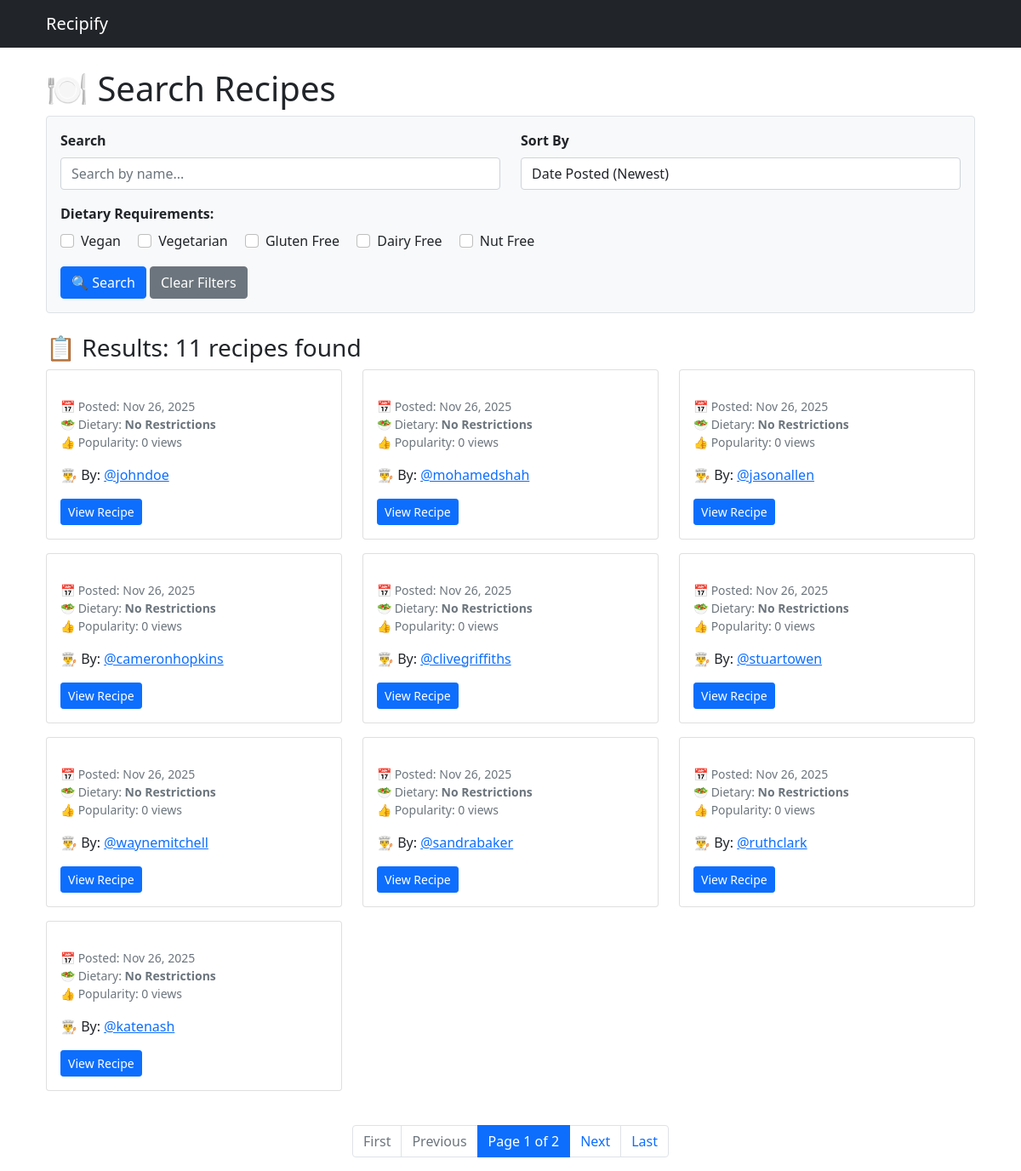
Page /recipes/search/ on the earlier database version.
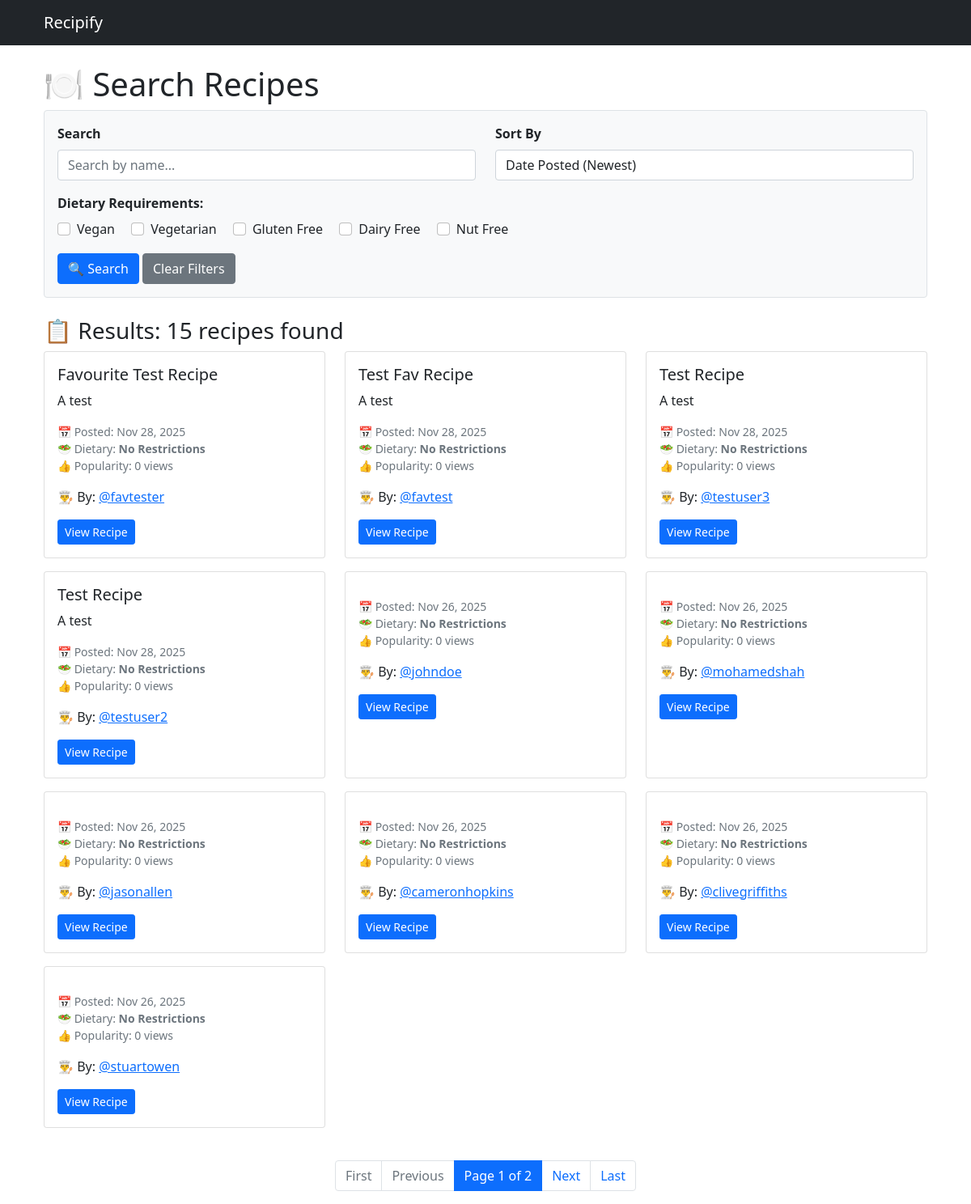
Same page on the later database version.
### recipes/models/recipe.py (models this page shows, shortened)
class Recipe(models.Model):
    DIETARY_CHOICES = [
        ("vegan", "Vegan"),
        ("vegetarian", "Vegetarian"),
        ("gluten_free", "Gluten Free"),
        ("dairy_free", "Dairy Free"),
        ("nut_free", "Nut Free"),
        ("none", "No Restrictions"),
    ]
    author = models.ForeignKey(
        settings.AUTH_USER_MODEL,
        on_delete=models.CASCADE,
        related_name="recipes",
    )
    title = models.CharField(max_length=200)
    summary = models.CharField(max_length=255, blank=True)
    ingredients = models.TextField(help_text="List ingredients separated by commas")
    instructions = models.TextField()
    name = models.CharField(max_length=255)
    description = models.TextField()
    prep_time_minutes = models.PositiveIntegerField(blank=True, null=True)
    cook_time_minutes = models.PositiveIntegerField(blank=True, null=True)
    servings = models.PositiveSmallIntegerField(blank=True, null=True)
    is_published = models.BooleanField(default=True)
    cooking_time = models.PositiveIntegerField(
        help_text="Cooking time in minutes", default=0
    )
    difficulty = models.CharField(
        max_length=10,
        choices=[
            ("easy", "Easy"),
            ("medium", "Medium"),
            ("hard", "Hard"),
        ],
        default="easy",
    )
    date_posted = models.DateTimeField(auto_now_add=True)
    dietary_requirement = models.CharField(
        max_length=50, choices=DIETARY_CHOICES, default="none"
    )
    popularity = models.IntegerField(default=0)
    created_at = models.DateTimeField(default=timezone.now, editable=False)
    updated_at = models.DateTimeField(auto_now=True)
    class Meta:
        ordering = ["-created_at", "-date_posted"]
    likes = models.ManyToManyField(
        settings.AUTH_USER_MODEL,
        related_name="liked_recipes",
        through="Like",
        blank=True,
    )

### recipes/models/user.py (models this page shows, shortened)
class User(AbstractUser):
    username = models.CharField(
        max_length=30,
        unique=True,
        validators=[RegexValidator(
            regex=r'^@\w{3,}$',
            message='Username must consist of @ followed by at least three alphanumericals'
        )]
    )
    first_name = models.CharField(max_length=50, blank=False)
    last_name = models.CharField(max_length=50, blank=False)
    email = models.EmailField(unique=True, blank=False)
    class Meta:
        ordering = ['last_name', 'first_name']

### recipes/views/recipe_search_view.py (the view)
# urls.py: path("recipes/search/", recipe_search, name="recipe_search"),
def recipe_search(request):
    recipes = Recipe.objects.all()
    if request.GET.get('search'):
        search_term = request.GET.get('search')
        recipes = recipes.filter(
            Q(name__icontains=search_term) |
            Q(description__icontains=search_term)
        )
    dietary_filters = request.GET.getlist('dietary_requirement')
    if dietary_filters:
        recipes = recipes.filter(dietary_requirement__in=dietary_filters)
    sort_by = request.GET.get('sort_by', 'date')
    if sort_by == 'date':
        recipes = recipes.order_by('-date_posted')
    elif sort_by == '-date':
        recipes = recipes.order_by('date_posted')
    elif sort_by == 'popularity':
        recipes = recipes.order_by('-popularity')
    elif sort_by == '-popularity':
        recipes = recipes.order_by('popularity')
    elif sort_by == 'name':
        recipes = recipes.order_by('name')
    paginator = Paginator(recipes, 10)
    page_number = request.GET.get('page')
    page_obj = paginator.get_page(page_number)
    query_params = request.GET.copy()
    query_params.pop('page', None)
    context = {
        'form': RecipeFilterForm(request.GET or None),
        'page_obj': page_obj,
        'recipes': page_obj.object_list,
        'querystring': query_params.urlencode(),
        'selected_dietary': dietary_filters,
    }
    return render(request, 'recipes_search.html', context)

### recipes/forms/recipe_filter_form.py
class RecipeFilterForm(forms.Form):
    search = forms.CharField(
        max_length=100,
        required=False,
        widget=forms.TextInput(attrs={
            'class': 'form-control',
            'placeholder': 'Search by name...'
        })
    )
    dietary_requirement = forms.MultipleChoiceField(
        choices=Recipe.DIETARY_CHOICES,
        required=False,
        widget=forms.CheckboxSelectMultiple,
        label='Dietary Requirements'
    )
    sort_by = forms.ChoiceField(
        choices=[
            ('date', 'Date Posted (Newest)'),
            ('-date', 'Date Posted (Oldest)'),
            ('popularity', 'Popularity (High to Low)'),
            ('-popularity', 'Popularity (Low to High)'),
            ('name', 'Name (A-Z)'),
        ],
        required=False,
        initial='date',
        widget=forms.Select(attrs={'class': 'form-control'}),
        label='Sort By'
    )

### recipes/templates/recipes_search.html (shortened to what this page needs)
{% extends 'base_content.html' %}
{% block content %}
<div class="container mt-4">
    <h1>🍽️ Search Recipes</h1>
    <form method="get" class="mb-4 p-3 border rounded bg-light">
        <div class="row">
            <div class="col-md-6">
                <div class="mb-3">
                    <label class="form-label"><strong>Search</strong></label>
                    <input type="text" name="search" class="form-control" placeholder="Search by name..." value="{{ request.GET.search }}">
                </div>
            </div>
            <div class="col-md-6">
                <div class="mb-3">
                    <label class="form-label"><strong>Sort By</strong></label>
                    <select name="sort_by" class="form-control">
                        <option value="date" {% if request.GET.sort_by == 'date' or not request.GET.sort_by %}selected{% endif %}>Date Posted (Newest)</option>
                    </select>
                </div>
            </div>
        </div>
        <div class="mb-3">
            <label class="form-label"><strong>Dietary Requirements:</strong></label>
            <div>
                <div class="form-check form-check-inline">
                    <input class="form-check-input" type="checkbox" name="dietary_requirement" value="vegan" id="vegan" {% if 'vegan' in selected_dietary %}checked{% endif %}>
                    <label class="form-check-label" for="vegan">Vegan</label>
                </div>
                <div class="form-check form-check-inline">
                    <input class="form-check-input" type="checkbox" name="dietary_requirement" value="vegetarian" id="vegetarian" {% if 'vegetarian' in selected_dietary %}checked{% endif %}>
                    <label class="form-check-label" for="vegetarian">Vegetarian</label>
                </div>
                <div class="form-check form-check-inline">
                    <input class="form-check-input" type="checkbox" name="dietary_requirement" value="gluten_free" id="gluten_free" {% if 'gluten_free' in selected_dietary %}checked{% endif %}>
                    <label class="form-check-label" for="gluten_free">Gluten Free</label>
                </div>
                <div class="form-check form-check-inline">
                    <input class="form-check-input" type="checkbox" name="dietary_requirement" value="dairy_free" id="dairy_free" {% if 'dairy_free' in selected_dietary %}checked{% endif %}>
                    <label class="form-check-label" for="dairy_free">Dairy Free</label>
                </div>
                <div class="form-check form-check-inline">
                    <input class="form-check-input" type="checkbox" name="dietary_requirement" value="nut_free" id="nut_free" {% if 'nut_free' in selected_dietary %}checked{% endif %}>
                    <label class="form-check-label" for="nut_free">Nut Free</label>
                </div>
            </div>
        </div>
        <button type="submit" class="btn btn-primary">🔍 Search</button>
        <a href="{% url 'recipe_search' %}" class="btn btn-secondary">Clear Filters</a>
    </form>
    <h3>📋 Results: {{ page_obj.paginator.count }} recipes found</h3>
    <div class="row">
        {% for recipe in recipes %}
            <div class="col-md-4 mb-3">
                <div class="card h-100">
                    <div class="card-body">
                        <h5 class="card-title">{{ recipe.name }}</h5>
                        <p class="card-text">{{ recipe.description|truncatewords:15 }}</p>
                        <p class="text-muted small">
                            📅 Posted: {{ recipe.date_posted|date:"M d, Y" }}<br>
                            🥗 Dietary: <strong>{{ recipe.get_dietary_requirement_display }}</strong><br>
                            👍 Popularity: {{ recipe.popularity }} views
                        </p>
                        <p class="card-text">
                            👨‍🍳 By: <a href="{% url 'author_recipes' recipe.author.id %}">{{ recipe.author.username }}</a>
                        </p>
                        <a href="#" class="btn btn-sm btn-primary">View Recipe</a>
                    </div>
                </div>
            </div>
        {% empty %}
            <div class="col-12">
                <p class="alert alert-info">❌ No recipes found matching your criteria.</p>
            </div>
        {% endfor %}
    </div>
    {% if page_obj.has_other_pages %}
    <nav class="mt-4">
        <ul class="pagination justify-content-center">
            {% if page_obj.has_previous %}
                <li class="page-item"><a class="page-link" href="?page=1{% if querystring %}&{{ querystring }}{% endif %}">First</a></li>
                <li class="page-item"><a class="page-link" href="?page={{ page_obj.previous_page_number }}{% if querystring %}&{{ querystring }}{% endif %}">Previous</a></li>
            {% else %}
                <li class="page-item disabled"><span class="page-link">First</span></li>
                <li class="page-item disabled"><span class="page-link">Previous</span></li>
            {% endif %}
            <li class="page-item active"><span class="page-link">Page {{ page_obj.number }} of {{ page_obj.paginator.num_pages }}</span></li>
            {% if page_obj.has_next %}
                <li class="page-item"><a class="page-link" href="?page={{ page_obj.next_page_number }}{% if querystring %}&{{ querystring }}{% endif %}">Next</a></li>
                <li class="page-item"><a class="page-link" href="?page={{ page_obj.paginator.num_pages }}{% if querystring %}&{{ querystring }}{% endif %}">Last</a></li>
            {% else %}
                <li class="page-item disabled"><span class="page-link">Next</span></li>
                <li class="page-item disabled"><span class="page-link">Last</span></li>
            {% endif %}
        </ul>
    </nav>
    {% endif %}
</div>
{% endblock %}

### recipes/templates/base_content.html (shortened to what this page needs)
{% extends 'base.html' %}
{% block body %}
  {% include 'partials/navbar.html' %}
  {% block content %}
  {% endblock %}
{% endblock %}

### recipes/templates/base.html (shortened to what this page needs)
{% load static %}
<!doctype html>
<html lang="en">
  <head>
    <link href="https://cdn.jsdelivr.net/npm/bootstrap@5.3.0/dist/css/bootstrap.min.css" rel="stylesheet">
    <link href="https://cdn.jsdelivr.net/npm/bootstrap@5.1.2/dist/css/bootstrap.min.css" rel="stylesheet">
    <link href="{% static 'custom.css' %}" rel="stylesheet">
    <link rel="stylesheet" href="https://cdn.jsdelivr.net/npm/bootstrap-icons@1.5.0/font/bootstrap-icons.css">
  </head>
  <body>
    {% block body %}
    {% endblock %}
  </body>
</html>

### recipes/templates/partials/navbar.html (shortened to what this page needs)
<nav class="navbar navbar-expand-lg navbar-dark bg-dark mb-3">
  <div class="container">
    <a class="navbar-brand" href="{% url 'home' %}">
      Recipify
    </a>
  </div>
</nav>

### static/custom.css (style rules this page uses)
:root { --primary-color: #2c5530; --secondary-color: #4a7c59; --accent-color: #8fb996; --light-bg: #f8f9fa; --card-shadow: 0 4px 6px rgba(0, 0, 0, 0.1); --hover-shadow: 0 8px 15px rgba(0, 0, 0, 0.15); }

Differences in the rows shown:
no longer on this page (row unchanged): Recipe: date_posted "Nov 26, 2025", dietary_requirement "No Restrictions", popularity "0", author.username "@waynemitchell"
no longer on this page (row unchanged): Recipe: date_posted "Nov 26, 2025", dietary_requirement "No Restrictions", popularity "0", author.username "@sandrabaker"
no longer on this page (row unchanged): Recipe: date_posted "Nov 26, 2025", dietary_requirement "No Restrictions", popularity "0", author.username "@ruthclark"
no longer on this page (row unchanged): Recipe: date_posted "Nov 26, 2025", dietary_requirement "No Restrictions", popularity "0", author.username "@katenash"
added Recipe: name "Favourite Test Recipe", description "A test", date_posted "Nov 28, 2025", dietary_requirement "No Restrictions", popularity "0", author.username "@favtester"
added Recipe: name "Test Fav Recipe", description "A test", date_posted "Nov 28, 2025", dietary_requirement "No Restrictions", popularity "0", author.username "@favtest"
added Recipe: name "Test Recipe", description "A test", date_posted "Nov 28, 2025", dietary_requirement "No Restrictions", popularity "0", author.username "@testuser3"
added Recipe: name "Test Recipe", description "A test", date_posted "Nov 28, 2025", dietary_requirement "No Restrictions", popularity "0", author.username "@testuser2"
Other differences:
{{ page_obj.paginator.count }}: "11" → "15"
